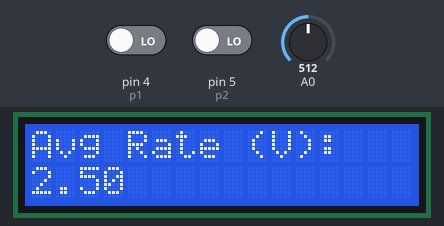
The sketch below on a simulated Arduino Uno, built with avr-gcc and run on an emulated ATmega328P. Parts: 16×2 character LCD. Inputs (shaded band) come from the test bench; at power-on: pin 4 (p1) LOW, pin 5 (p2) LOW, A0 = 512.

Above: at 2.7 s.
2.8 s: pin 4 (p1) driven HIGH and pin 5 (p2) driven HIGH
At 4.7 s:
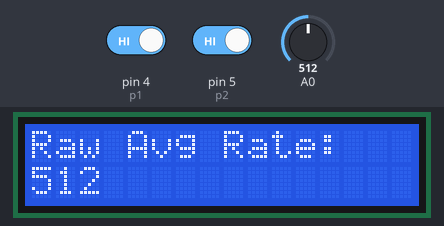
13.5 s: pin 5 (p2) driven LOW
At 18.7 s:
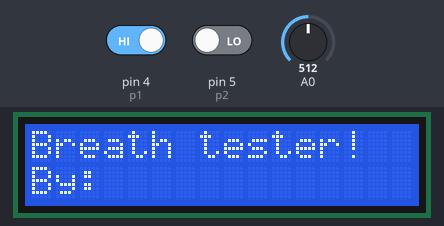
35.1 s: pin 5 (p2) driven HIGH
At 47.2 s:
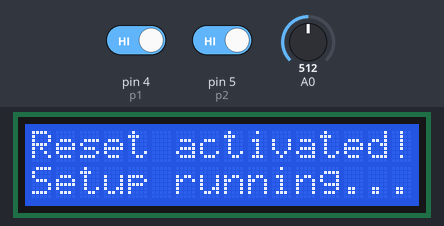
Timing chart, 0 to 48.7 s (numbered marks = the images above; inputs shaded):
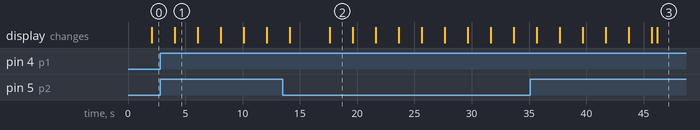

The sketch:

breath_tester.ino
```cpp
#include <LiquidCrystal.h>

/* constant definitions */
#define CREAD A0
#define NTRIAL 5
#define DTHRESH 100

/* function prototypes */
int analog_average(int, int);
void reset();
void help();
void data(int);
float voltage(int);
void lcd_print(char*, char*);

/* constant definitions */
const int p1 = 4, p2 = 5;
const int d4 = 6, d5 = 7, d6 = 9, d7 = 10;
LiquidCrystal lcd(12, 11, d4, d5, d6, d7);
long conductivity_baseline;

/* body */
void setup() {
  pinMode(p1, INPUT);
  pinMode(p2, INPUT);

  Serial.begin(9600);
  lcd.begin(16,2);

  delay(1000);
  conductivity_baseline = analog_average(CREAD, NTRIAL);
}

void loop() {
  int avg_read = analog_average(CREAD, NTRIAL);

  if (digitalRead(p2) == HIGH) {
    reset();
  } else if (digitalRead(p1) == HIGH) {
    help();
  } else {
    data(avg_read);
    float intermediate = 80 * conductivity_baseline + 20 * avg_read;
    conductivity_baseline = intermediate / 100;
  }

}

/* function definitions */
int analog_average(int pin, int ntrial) {
  int avg_read = 0;

  for (int i = 0; i < ntrial; i++) {
    avg_read += analogRead(pin);
    delay(100);
  }

  return avg_read / ntrial;
}

float voltage(int input) {
  return (5.0 * input / 1023);
}

void reset() {
  lcd_print("Reset activated!", "Setup running...");
  delay(3000);
  setup();
}

void help() {
  const int intermessage_delay = 2000;
  lcd_print("Help Menu", "----------------");
  lcd_print("Breath tester!", "By:");
  delay(intermessage_delay);
  lcd_print("Jim Chen, Sisi", "Jiang, Govind");
  delay(intermessage_delay);
  lcd_print("Suresh", "This project");
  delay(intermessage_delay);
  lcd_print("calculates the", "effect of your");
  delay(intermessage_delay);
  lcd_print("breath on the", "conductivity,");
  delay(intermessage_delay);
  lcd_print("in (V) then in", "a scale 0-1023,");
  delay(intermessage_delay);
  lcd_print("of water!", "----------------");

  delay(intermessage_delay);
  lcd_print("Note that initial", "results will be");
  delay(intermessage_delay);
  lcd_print("inaccurate. Wait", "for more accuracy");

  delay(intermessage_delay);
  lcd_print("Controls:", "Button 1: Reset");
  delay(intermessage_delay);
  lcd_print("Button 2: Help", "----------------");

  delay(intermessage_delay);
  lcd_print("Operation:", "Blow through the");
  delay(intermessage_delay);
  lcd_print("mask and read", "the on-screen");
  delay(intermessage_delay);
  lcd_print("information", "----------------");

  delay(intermessage_delay);
  lcd_print("Thank you for", "reading!");
}

void data(int avg_read) {
  const int sdelay = 2000;
  const int ldelay = 3000;
  const int threshold = 2;
  lcd_print("Avg Rate (V):", "");
  lcd.print(voltage(avg_read));
  delay(sdelay);
  lcd_print("Raw Avg Rate:", "");
  lcd.print(avg_read);
  delay(sdelay);
  lcd_print("Baseline (V):", "");
  lcd.print(voltage(conductivity_baseline));
  delay(sdelay);
  lcd_print("Raw Baseline:", "");
  lcd.print(conductivity_baseline);
  delay(sdelay);
  lcd_print("Your score:", "");
  lcd.print(avg_read - conductivity_baseline);
  delay(sdelay);

  if (avg_read - conductivity_baseline > threshold) {
    lcd_print("Your score","exceeds");
  } else {
    lcd_print("Your score","didn't meet");
  }

  delay(sdelay);

  lcd_print("The threshold of ", "");
  lcd.print(threshold);
  delay(ldelay);
}

void lcd_print(char* line1, char* line2) {
  lcd.clear();
  lcd.print(line1);
  lcd.setCursor(0, 1);
  lcd.print(line2);
}
```

Measured:
- after the input at 13.5 s, the display: first differs from a run without the input after 4.1 s (image 2)
- after the input at 35.1 s, the display: first differs from a run without the input after 11.1 s (image 3)
- what the display in image 1 shows lasts 2.0 s, from 4.1 s to 6.1 s
